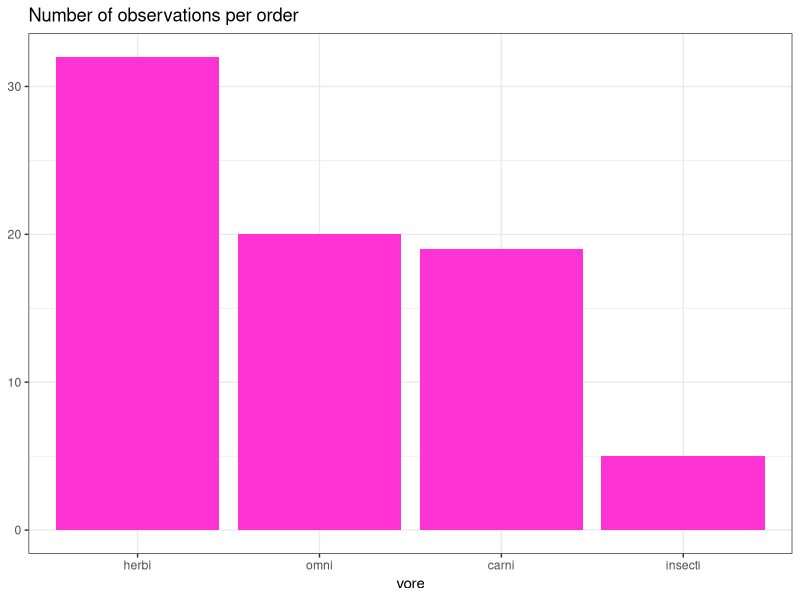

Reproduce this figure in R.
## ---- chunk 1
library(tidyverse)
data()
? msleep
View(msleep)
names(msleep)

#Single categorical variable ( a bar chart is the best chart for a single ctagorical variable cuz we're counting we wanna know within each of these categories how many of the ros or how many of the observations were assigned to that particular category

msleep %>% 
  drop_na(vore) %>% 
  ggplot(aes(fct_infreq(vore)))+ #fct_infreq(c'est du plus grand au plus moyen)
  geom_bar(fill = "#ff33d4")+
  #coord_flip()
  theme_bw()+
  labs(x = "vore", y = NULL, title = "Number of observations per order")
  


